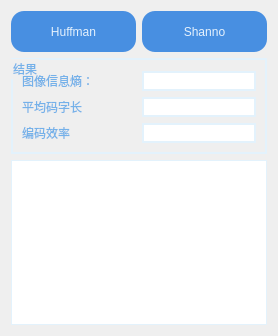
          <widget class="QWidget" name="tabCode">
           <attribute name="title">
            <string>编码</string>
           </attribute>
           <layout class="QGridLayout" name="gridLayout_15">
            <item row="0" column="0">
             <layout class="QVBoxLayout" name="verticalLayout_27" stretch="2,3,8">
              <item>
               <layout class="QHBoxLayout" name="horizontalLayout_51">
                <item>
                 <widget class="QPushButton" name="pbEncodeHuffman">
                  <property name="enabled">
                   <bool>true</bool>
                  </property>
                  <property name="sizePolicy">
                   <sizepolicy hsizetype="Expanding" vsizetype="Expanding">
                    <horstretch>0</horstretch>
                    <verstretch>0</verstretch>
                   </sizepolicy>
                  </property>
                  <property name="styleSheet">
                   <string notr="true">QPushButton{
    color:#e5f1fd;
	font: 75 12pt &quot;等线&quot;;
    border-radius: 13px;
    background:#488fe1;
}
QPushButton:hover{
    background:#1461bb;
}
QPushButton:pressed{
    background:#0a4a94;
}</string>
                  </property>
                  <property name="text">
                   <string>Huffman</string>
                  </property>
                 </widget>
                </item>
                <item>
                 <widget class="QPushButton" name="pbEncodeShannon">
                  <property name="enabled">
                   <bool>true</bool>
                  </property>
                  <property name="sizePolicy">
                   <sizepolicy hsizetype="Expanding" vsizetype="Expanding">
                    <horstretch>0</horstretch>
                    <verstretch>0</verstretch>
                   </sizepolicy>
                  </property>
                  <property name="styleSheet">
                   <string notr="true">QPushButton{
    color:#e5f1fd;
	font: 75 12pt &quot;等线&quot;;
    border-radius: 13px;
    background:#488fe1;
}
QPushButton:hover{
    background:#1461bb;
}
QPushButton:pressed{
    background:#0a4a94;
}</string>
                  </property>
                  <property name="text">
                   <string>Shanno</string>
                  </property>
                 </widget>
                </item>
               </layout>
              </item>
              <item>
               <widget class="QGroupBox" name="groupBox_25">
                <property name="styleSheet">
                 <string notr="true">font: 11pt &quot;等线&quot;;
color: #75b1e9;
border:2px solid #e3f2fc</string>
                </property>
                <property name="title">
                 <string>结果</string>
                </property>
                <layout class="QVBoxLayout" name="verticalLayout_26">
                 <property name="topMargin">
                  <number>11</number>
                 </property>
                 <item>
                  <layout class="QHBoxLayout" name="horizontalLayout_55">
                   <item>
                    <widget class="QLabel" name="label_3">
                     <property name="sizePolicy">
                      <sizepolicy hsizetype="Expanding" vsizetype="Expanding">
                       <horstretch>0</horstretch>
                       <verstretch>0</verstretch>
                      </sizepolicy>
                     </property>
                     <property name="styleSheet">
                      <string notr="true">border:0px;</string>
                     </property>
                     <property name="text">
                      <string>图像信息熵：</string>
                     </property>
                    </widget>
                   </item>
                   <item>
                    <widget class="QLineEdit" name="edEntropy">
                     <property name="sizePolicy">
                      <sizepolicy hsizetype="Expanding" vsizetype="Expanding">
                       <horstretch>0</horstretch>
                       <verstretch>0</verstretch>
                      </sizepolicy>
                     </property>
                     <property name="dragEnabled">
                      <bool>false</bool>
                     </property>
                     <property name="readOnly">
                      <bool>true</bool>
                     </property>
                    </widget>
                   </item>
                  </layout>
                 </item>
                 <item>
                  <layout class="QHBoxLayout" name="horizontalLayout_56">
                   <item>
                    <widget class="QLabel" name="label_4">
                     <property name="sizePolicy">
                      <sizepolicy hsizetype="Expanding" vsizetype="Expanding">
                       <horstretch>0</horstretch>
                       <verstretch>0</verstretch>
                      </sizepolicy>
                     </property>
                     <property name="styleSheet">
                      <string notr="true">border:0px;</string>
                     </property>
                     <property name="text">
                      <string>平均码字长</string>
                     </property>
                    </widget>
                   </item>
                   <item>
                    <widget class="QLineEdit" name="edCodLength">
                     <property name="sizePolicy">
                      <sizepolicy hsizetype="Expanding" vsizetype="Expanding">
                       <horstretch>0</horstretch>
                       <verstretch>0</verstretch>
                      </sizepolicy>
                     </property>
                     <property name="dragEnabled">
                      <bool>false</bool>
                     </property>
                     <property name="readOnly">
                      <bool>true</bool>
                     </property>
                    </widget>
                   </item>
                  </layout>
                 </item>
                 <item>
                  <layout class="QHBoxLayout" name="horizontalLayout_57">
                   <item>
                    <widget class="QLabel" name="label_5">
                     <property name="sizePolicy">
                      <sizepolicy hsizetype="Expanding" vsizetype="Expanding">
                       <horstretch>0</horstretch>
                       <verstretch>0</verstretch>
                      </sizepolicy>
                     </property>
                     <property name="styleSheet">
                      <string notr="true">border:0px;</string>
                     </property>
                     <property name="text">
                      <string>编码效率</string>
                     </property>
                    </widget>
                   </item>
                   <item>
                    <widget class="QLineEdit" name="edRatio">
                     <property name="sizePolicy">
                      <sizepolicy hsizetype="Expanding" vsizetype="Expanding">
                       <horstretch>0</horstretch>
                       <verstretch>0</verstretch>
                      </sizepolicy>
                     </property>
                     <property name="dragEnabled">
                      <bool>false</bool>
                     </property>
                     <property name="readOnly">
                      <bool>true</bool>
                     </property>
                    </widget>
                   </item>
                  </layout>
                 </item>
                </layout>
               </widget>
              </item>
              <item>
               <widget class="QTableWidget" name="twHuffman">
                <property name="styleSheet">
                 <string notr="true">font: 11pt &quot;等线&quot;;
color: #75b1e9;
border:1px solid #e3f2fc</string>
                </property>
                <property name="frameShadow">
                 <enum>QFrame::Plain</enum>
                </property>
                <property name="lineWidth">
                 <number>3</number>
                </property>
                <property name="rowCount">
                 <number>0</number>
                </property>
                <property name="columnCount">
                 <number>0</number>
                </property>
                <attribute name="horizontalHeaderVisible">
                 <bool>false</bool>
                </attribute>
                <attribute name="horizontalHeaderMinimumSectionSize">
                 <number>46</number>
                </attribute>
                <attribute name="horizontalHeaderDefaultSectionSize">
                 <number>127</number>
                </attribute>
                <attribute name="horizontalHeaderHighlightSections">
                 <bool>true</bool>
                </attribute>
                <attribute name="verticalHeaderVisible">
                 <bool>false</bool>
                </attribute>
               </widget>
              </item>
             </layout>
            </item>
           </layout>
          </widget>
